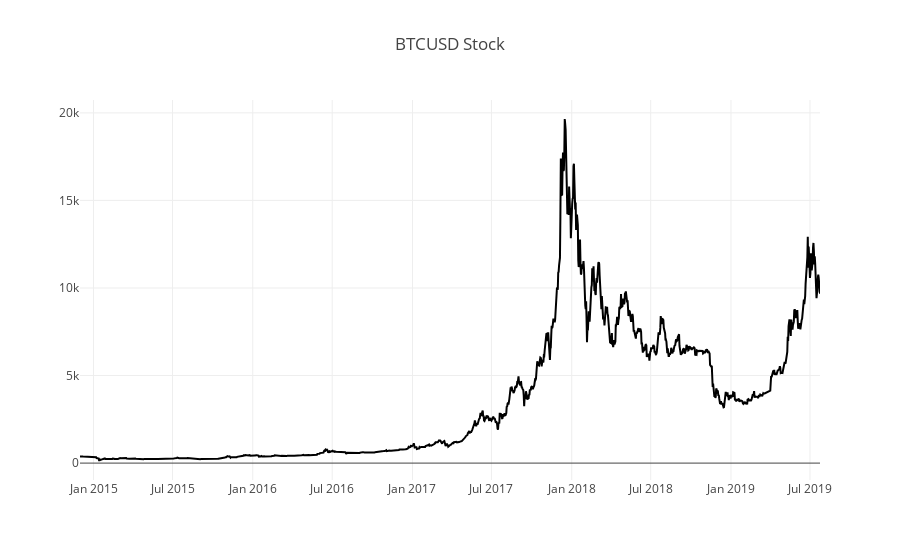

Write notebook code for a chart like this one.
### Markdown cell above
### Stock Example
Let's see what a single stock looks like from the closing prices. For this example and future display examples in this project, we'll use Apple's stock (AAPL). If we tried to graph all the stocks, it would be too much information.

### Code cell
project_helper.plot_stock(close[apple_ticker], '{} Stock'.format(apple_ticker))

### Figure 1 — Plotly figure (JSON) as saved in the notebook; plotly's stock layout.template omitted (floating-point values rounded to 4 significant figures; data arrays with more than 128 entries replaced by an {"elided": "..."} marker saying what was removed)
{"data": [{"line": {"color": "black"}, "name": "Index", "type": "scatter", "x": {"elided": "1685 str values"}, "y": {"elided": "1685 float values"}}], "layout": {"title": "BTCUSD Stock"}}
